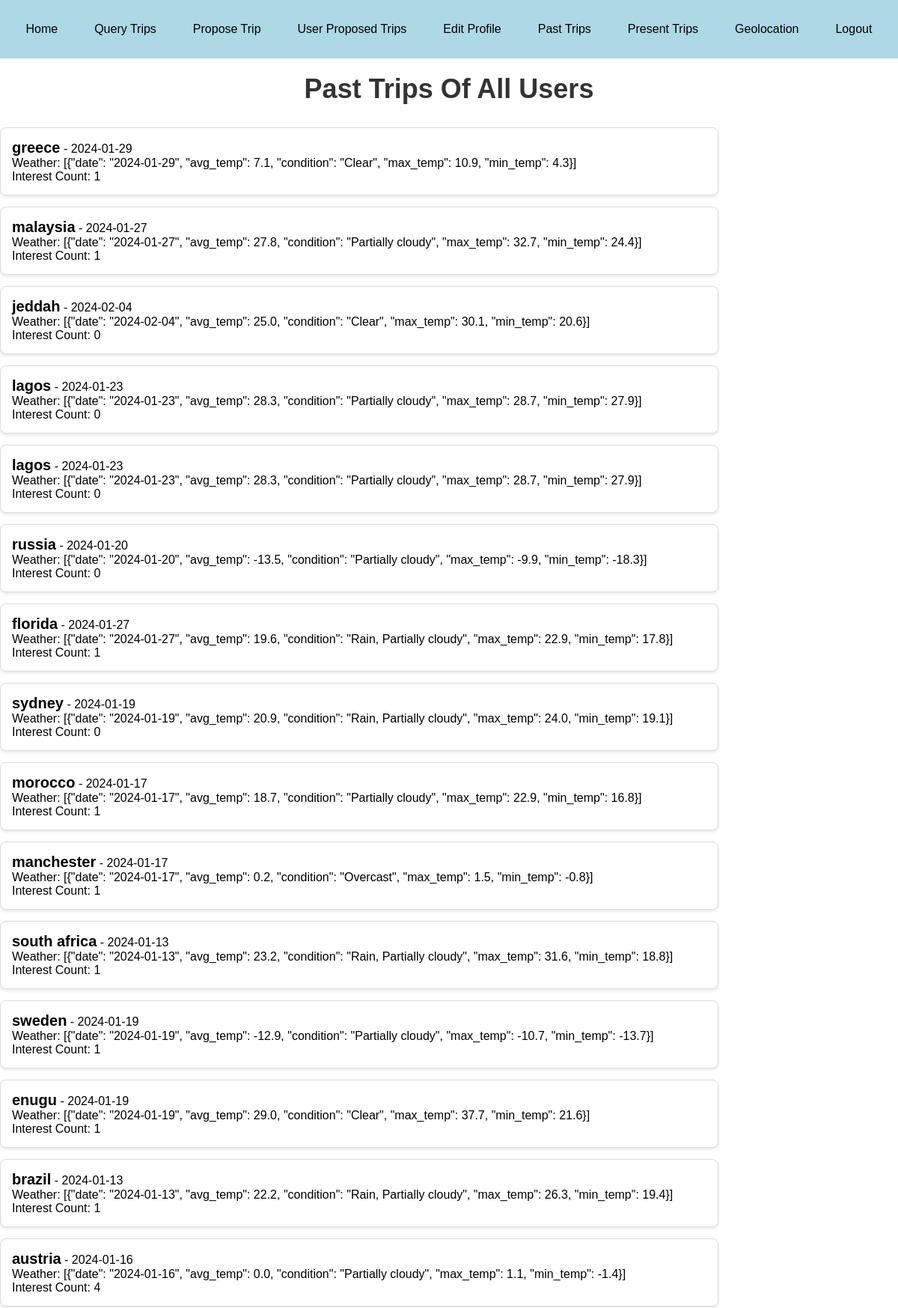
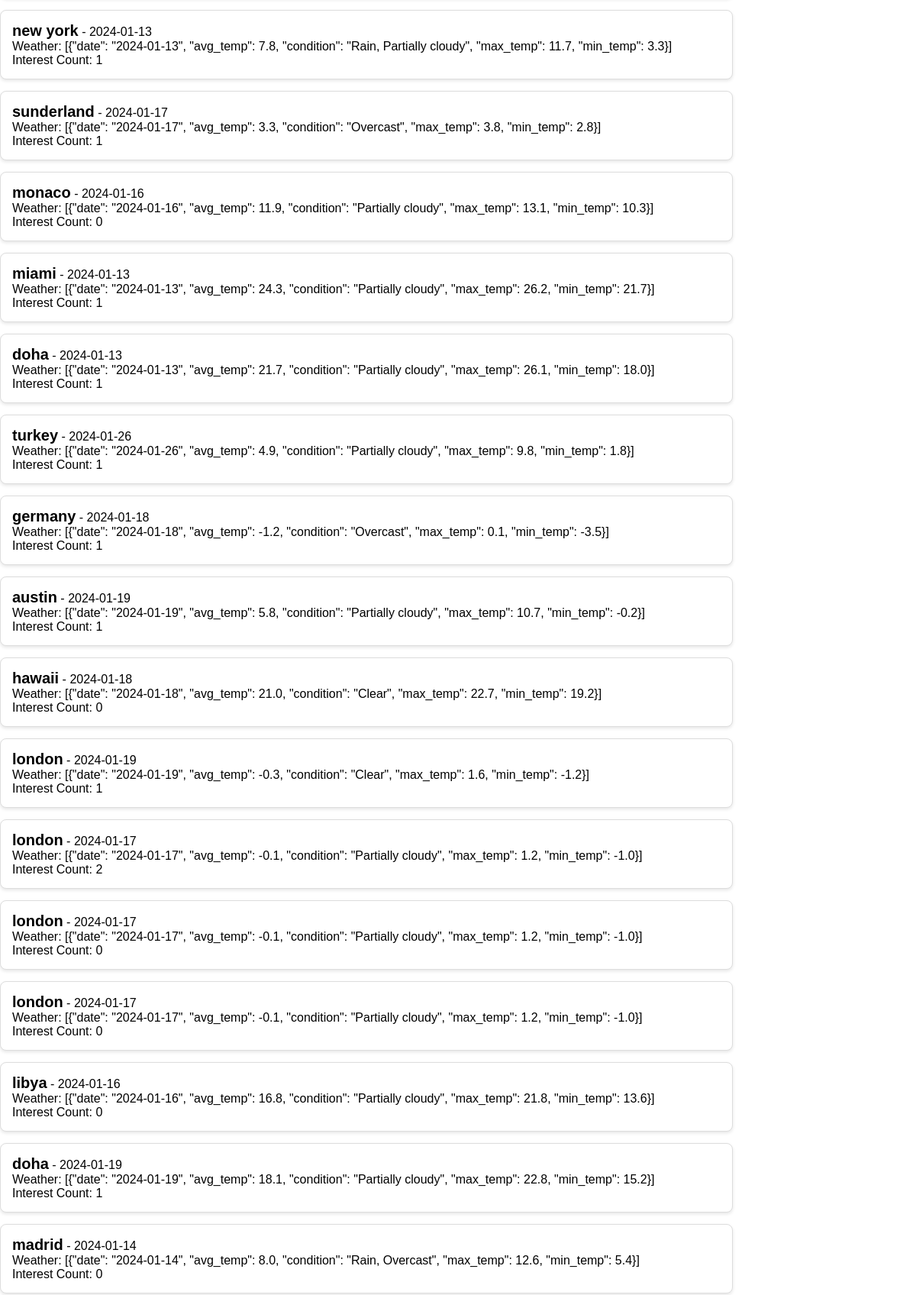
Page /pastTrips (upper part) on the committed database (2 pictures, top to bottom).
### main.py (models this page shows)
class ProposedTrip(db.Model):
    id = db.Column(db.Integer, primary_key=True)
    user_id = db.Column(db.String(36), nullable=False)
    trip_id = db.Column(db.String(36), unique=True, nullable=False)
    location = db.Column(db.String(100), nullable=False)
    date = db.Column(db.String(20), nullable=False)
    weather = db.Column(db.String(2000), nullable=False)
    interest_count = db.Column(db.Integer, default=0)

### main.py (the view)
@app.route('/pastTrips', methods=['GET'])
def past_trips():
    try:
        today = datetime.today().strftime('%Y-%m-%d')
        past_trips = ProposedTrip.query.filter(ProposedTrip.date < today).all()
        return render_template('pastTrips.html', past_trips=past_trips)
    except SQLAlchemyError as db_error:
        error_message = f"Database error: {str(db_error)}"
        app.logger.error(error_message)  # Log the error
        return render_template('error.html', error_message=error_message), 500
    except Exception as e:
        error_message = f"An unexpected error occurred: {str(e)}"
        app.logger.error(error_message)  # Log the error
        return render_template('error.html', error_message=error_message), 500

### templates/pastTrips.html (shortened to what this page needs)
<!DOCTYPE html>
<html lang="en">
<head>
</head>
<body>
   <header>
        <nav>
            <a href="{{ url_for('runIndex') }}">Home</a>
            <a href="{{ url_for('query') }}">Query Trips</a>
            <a href="{{ url_for('proposed_trips') }}">Propose Trip</a>
            <a href="{{ url_for('user_proposed_trips') }}">User Proposed Trips</a>
            <a href="{{ url_for('edit_profile') }}">Edit Profile</a>
            <a href="{{ url_for('past_trips') }}">Past Trips</a>
            <a href="{{ url_for('present_trips') }}">Present Trips</a>
            <a id="geolocation-link" href="{{ url_for('geolocation') }}">Geolocation</a>
            <a href="/">Logout</a>
        </nav>
    </header>
    <h1>Past Trips Of All Users</h1>
    {% if past_trips %}
        <ul>
            {% for trip in past_trips %}
                <li>
                    <strong>{{ trip.location }}</strong> - {{ trip.date }} <br>
                    Weather: {{ trip.weather }} <br>
                    Interest Count: {{ trip.interest_count }}
                </li>
            {% endfor %}
        </ul>
    {% else %}
        <p>No past trips available.</p>
    {% endif %}
</body>
</html>

### templates/pastTrips.html (style rules this page uses)
body { font-family: Arial, sans-serif; background-color: white; padding: 0px; margin-left: 0px; margin-right: 0px ; margin-top: 0px; }
header { background-color: lightblue; padding: 10px 0; }
nav { display: flex; justify-content: space-around; background-color: lightblue; padding: 10px; border-radius: 0 0 10px 10px; }
nav a { color: black; text-decoration: none; padding: 10px; border-radius: 5px; transition: background-color 0.3s; }
h1 { color: #333; text-align: center; margin-top: 20px; font-size: 36px; margin-bottom: 30px; }
ul { list-style-type: none; padding: 0; width: 80%; }
li { background-color: #fff; border: 1px solid #ddd; margin: 15px 0; padding: 15px; border-radius: 8px; box-shadow: 0 2px 4px rgba(0, 0, 0, 0.1); transition: transform 0.3s ease-in-out; }
strong { font-size: 20px; }

### rows in the picture
ProposedTrip: location "greece", date "2024-01-29", weather "[{\"date\": \"2024-01-29\", \"avg_temp\": 7.1, \"condition\": \"Clear\", \"max_temp\": 10.9, \"min_temp\": 4.3}]", interest_count "1"
ProposedTrip: location "malaysia", date "2024-01-27", weather "[{\"date\": \"2024-01-27\", \"avg_temp\": 27.8, \"condition\": \"Partially cloudy\", \"max_temp\": 32.7, \"min_temp\": 24.4}]", interest_count "1"
ProposedTrip: location "jeddah", date "2024-02-04", weather "[{\"date\": \"2024-02-04\", \"avg_temp\": 25.0, \"condition\": \"Clear\", \"max_temp\": 30.1, \"min_temp\": 20.6}]", interest_count "0"
ProposedTrip: location "lagos", date "2024-01-23", weather "[{\"date\": \"2024-01-23\", \"avg_temp\": 28.3, \"condition\": \"Partially cloudy\", \"max_temp\": 28.7, \"min_temp\": 27.9}]", interest_count "0"
ProposedTrip: location "lagos", date "2024-01-23", weather "[{\"date\": \"2024-01-23\", \"avg_temp\": 28.3, \"condition\": \"Partially cloudy\", \"max_temp\": 28.7, \"min_temp\": 27.9}]", interest_count "0"
ProposedTrip: location "russia", date "2024-01-20", weather "[{\"date\": \"2024-01-20\", \"avg_temp\": -13.5, \"condition\": \"Partially cloudy\", \"max_temp\": -9.9, \"min_temp\": -18.3}]", interest_count "0"
ProposedTrip: location "florida", date "2024-01-27", weather "[{\"date\": \"2024-01-27\", \"avg_temp\": 19.6, \"condition\": \"Rain, Partially cloudy\", \"max_temp\": 22.9, \"min_temp\": 17.8}]", interest_count "1"
ProposedTrip: location "sydney", date "2024-01-19", weather "[{\"date\": \"2024-01-19\", \"avg_temp\": 20.9, \"condition\": \"Rain, Partially cloudy\", \"max_temp\": 24.0, \"min_temp\": 19.1}]", interest_count "0"
ProposedTrip: location "morocco", date "2024-01-17", weather "[{\"date\": \"2024-01-17\", \"avg_temp\": 18.7, \"condition\": \"Partially cloudy\", \"max_temp\": 22.9, \"min_temp\": 16.8}]", interest_count "1"
ProposedTrip: location "manchester", date "2024-01-17", weather "[{\"date\": \"2024-01-17\", \"avg_temp\": 0.2, \"condition\": \"Overcast\", \"max_temp\": 1.5, \"min_temp\": -0.8}]", interest_count "1"
ProposedTrip: location "south africa", date "2024-01-13", weather "[{\"date\": \"2024-01-13\", \"avg_temp\": 23.2, \"condition\": \"Rain, Partially cloudy\", \"max_temp\": 31.6, \"min_temp\": 18.8}]", interest_count "1"
ProposedTrip: location "sweden", date "2024-01-19", weather "[{\"date\": \"2024-01-19\", \"avg_temp\": -12.9, \"condition\": \"Partially cloudy\", \"max_temp\": -10.7, \"min_temp\": -13.7}]", interest_count "1"
ProposedTrip: location "enugu", date "2024-01-19", weather "[{\"date\": \"2024-01-19\", \"avg_temp\": 29.0, \"condition\": \"Clear\", \"max_temp\": 37.7, \"min_temp\": 21.6}]", interest_count "1"
ProposedTrip: location "brazil", date "2024-01-13", weather "[{\"date\": \"2024-01-13\", \"avg_temp\": 22.2, \"condition\": \"Rain, Partially cloudy\", \"max_temp\": 26.3, \"min_temp\": 19.4}]", interest_count "1"
ProposedTrip: location "austria", date "2024-01-16", weather "[{\"date\": \"2024-01-16\", \"avg_temp\": 0.0, \"condition\": \"Partially cloudy\", \"max_temp\": 1.1, \"min_temp\": -1.4}]", interest_count "4"
ProposedTrip: location "new york", date "2024-01-13", weather "[{\"date\": \"2024-01-13\", \"avg_temp\": 7.8, \"condition\": \"Rain, Partially cloudy\", \"max_temp\": 11.7, \"min_temp\": 3.3}]", interest_count "1"
ProposedTrip: location "sunderland", date "2024-01-17", weather "[{\"date\": \"2024-01-17\", \"avg_temp\": 3.3, \"condition\": \"Overcast\", \"max_temp\": 3.8, \"min_temp\": 2.8}]", interest_count "1"
ProposedTrip: location "monaco", date "2024-01-16", weather "[{\"date\": \"2024-01-16\", \"avg_temp\": 11.9, \"condition\": \"Partially cloudy\", \"max_temp\": 13.1, \"min_temp\": 10.3}]", interest_count "0"
ProposedTrip: location "miami", date "2024-01-13", weather "[{\"date\": \"2024-01-13\", \"avg_temp\": 24.3, \"condition\": \"Partially cloudy\", \"max_temp\": 26.2, \"min_temp\": 21.7}]", interest_count "1"
ProposedTrip: location "doha", date "2024-01-13", weather "[{\"date\": \"2024-01-13\", \"avg_temp\": 21.7, \"condition\": \"Partially cloudy\", \"max_temp\": 26.1, \"min_temp\": 18.0}]", interest_count "1"
ProposedTrip: location "turkey", date "2024-01-26", weather "[{\"date\": \"2024-01-26\", \"avg_temp\": 4.9, \"condition\": \"Partially cloudy\", \"max_temp\": 9.8, \"min_temp\": 1.8}]", interest_count "1"
ProposedTrip: location "germany", date "2024-01-18", weather "[{\"date\": \"2024-01-18\", \"avg_temp\": -1.2, \"condition\": \"Overcast\", \"max_temp\": 0.1, \"min_temp\": -3.5}]", interest_count "1"
ProposedTrip: location "austin", date "2024-01-19", weather "[{\"date\": \"2024-01-19\", \"avg_temp\": 5.8, \"condition\": \"Partially cloudy\", \"max_temp\": 10.7, \"min_temp\": -0.2}]", interest_count "1"
ProposedTrip: location "hawaii", date "2024-01-18", weather "[{\"date\": \"2024-01-18\", \"avg_temp\": 21.0, \"condition\": \"Clear\", \"max_temp\": 22.7, \"min_temp\": 19.2}]", interest_count "0"
ProposedTrip: location "london", date "2024-01-19", weather "[{\"date\": \"2024-01-19\", \"avg_temp\": -0.3, \"condition\": \"Clear\", \"max_temp\": 1.6, \"min_temp\": -1.2}]", interest_count "1"
ProposedTrip: location "london", date "2024-01-17", weather "[{\"date\": \"2024-01-17\", \"avg_temp\": -0.1, \"condition\": \"Partially cloudy\", \"max_temp\": 1.2, \"min_temp\": -1.0}]", interest_count "2"
ProposedTrip: location "london", date "2024-01-17", weather "[{\"date\": \"2024-01-17\", \"avg_temp\": -0.1, \"condition\": \"Partially cloudy\", \"max_temp\": 1.2, \"min_temp\": -1.0}]", interest_count "0"
ProposedTrip: location "london", date "2024-01-17", weather "[{\"date\": \"2024-01-17\", \"avg_temp\": -0.1, \"condition\": \"Partially cloudy\", \"max_temp\": 1.2, \"min_temp\": -1.0}]", interest_count "0"
ProposedTrip: location "libya", date "2024-01-16", weather "[{\"date\": \"2024-01-16\", \"avg_temp\": 16.8, \"condition\": \"Partially cloudy\", \"max_temp\": 21.8, \"min_temp\": 13.6}]", interest_count "0"
ProposedTrip: location "doha", date "2024-01-19", weather "[{\"date\": \"2024-01-19\", \"avg_temp\": 18.1, \"condition\": \"Partially cloudy\", \"max_temp\": 22.8, \"min_temp\": 15.2}]", interest_count "1"
ProposedTrip: location "madrid", date "2024-01-14", weather "[{\"date\": \"2024-01-14\", \"avg_temp\": 8.0, \"condition\": \"Rain, Overcast\", \"max_temp\": 12.6, \"min_temp\": 5.4}]", interest_count "0"
